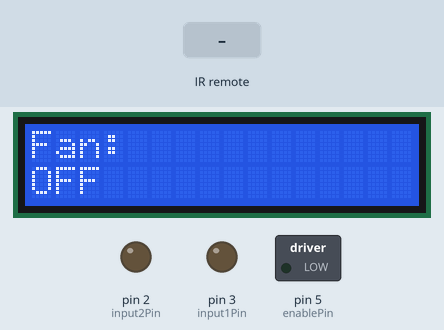
Recording of a sketch running on a simulated Arduino Uno, built with avr-gcc and run on an emulated ATmega328P. Shown: 16×2 character LCD, switched loads named in the sketch (green lamp = pin HIGH), output pins drawn as LEDs (lit = HIGH). The test bench sets the inputs (shaded band). What the sketch prints to the serial monitor is not drawn.

Above: at 1.2 s.
1.3 s: infrared code 0x45 received
At 2.3 s:
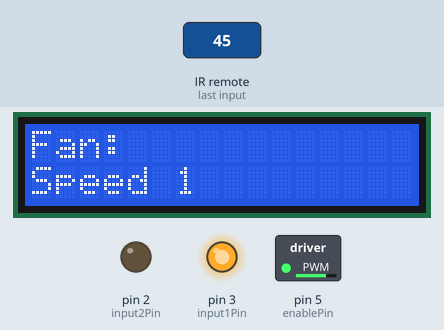
2.8 s: infrared code 0x46 received
At 3.5 s:
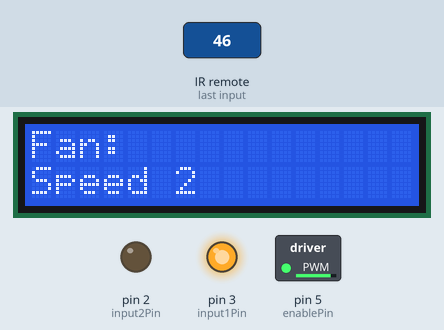
4.3 s: infrared code 0x19 received
At 5.6 s:
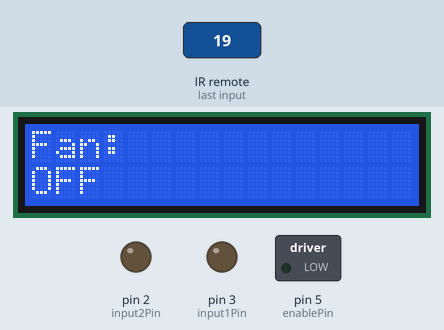
Timing chart, 0 to 7.3 s (numbered marks = the images above; inputs shaded):
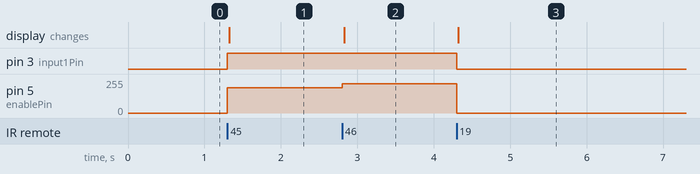

Measured:
- after the input at 1.3 s, pin 3 (input1Pin): LOW → HIGH at once; pin 5 (enablePin): 0/255 → 190/255 at once; the display: changes at once (image 1)
- after the input at 2.8 s, pin 5 (enablePin): 190/255 → 220/255 at once; the display: changes at once (image 2)
- after the input at 4.3 s, pin 3 (input1Pin): HIGH → LOW at once; pin 5 (enablePin): 220/255 → 0/255 at once; the display: changes at once (image 3)

The sketch:

arduino_project_dc_motor_with_IR_3_speed.ino
```cpp
#include <LiquidCrystal.h>
#include <IRremote.hpp>

// LCD pins
int rs = 12;
int e = 11;
int d4 = 10;
int d5 = 9;
int d6 = 8;
int d7 = 7;
LiquidCrystal lcd(rs, e, d4, d5, d6, d7);

// IR receive pin
int receiverPin = 6;

// L293D pins
int enablePin  = 5;
int input1Pin = 3;
int input2Pin = 2;

String speed = "OFF";

void setup() {
  Serial.begin(9600);
  lcd.begin(16, 2);
  IrReceiver.begin(receiverPin, ENABLE_LED_FEEDBACK);

  pinMode(enablePin, OUTPUT);
  pinMode(input1Pin, OUTPUT);
  pinMode(input2Pin, OUTPUT);

  lcd.setCursor(0, 0);
  lcd.print("Fan: ");
  lcd.setCursor(0, 1);
  lcd.print(speed);
}

void loop() {
  if (IrReceiver.decode()) {

    if (IrReceiver.decodedIRData.command == 0x45) {
      digitalWrite(input1Pin, HIGH);
      digitalWrite(input2Pin, LOW);
      analogWrite(enablePin, 190);
      speed = "Speed 1";
    }
    else if (IrReceiver.decodedIRData.command == 0x46) {
      digitalWrite(input1Pin, HIGH);
      digitalWrite(input2Pin, LOW);
      analogWrite(enablePin, 220);
      speed = "Speed 2";
    }
    else if (IrReceiver.decodedIRData.command == 0x47) {
      digitalWrite(input1Pin, HIGH);
      digitalWrite(input2Pin, LOW);
      analogWrite(enablePin, 255);
      speed = "Speed 3";
    }
    else if (IrReceiver.decodedIRData.command == 0x19) {
      digitalWrite(input1Pin, LOW);
      digitalWrite(input2Pin, LOW);
      analogWrite(enablePin, 0);
      speed = "OFF";
    }

    Serial.print("Protocol: ");
    Serial.println(IrReceiver.getProtocolString());

    Serial.print("Command (Hex): 0x");
    Serial.println(IrReceiver.decodedIRData.command, HEX);

    Serial.print("Motor: ");
    Serial.println(speed);

    Serial.println("---------------------------------");

    lcd.setCursor(0, 1);
    lcd.print("                ");
    lcd.setCursor(0, 1);
    lcd.print(speed);

    IrReceiver.resume();
  }
}
```
